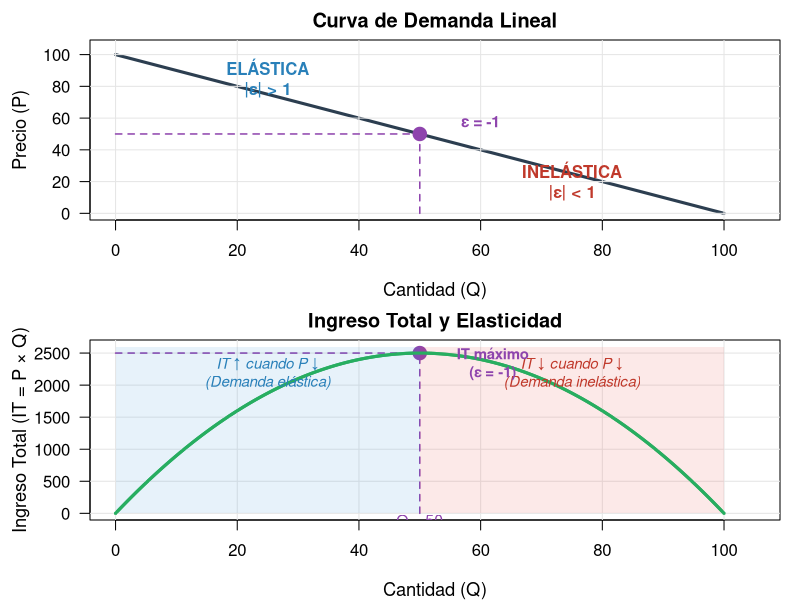

Recreate this plot in R.
# Script R para generar gráfico de Ingreso Total y Elasticidad (Pregunta 39)
# Muestra la relación entre elasticidad e ingreso total

# Definir archivo de salida
output_file <- "images/q39_ingreso_total.png"
dir.create(dirname(output_file), showWarnings = FALSE, recursive = TRUE)

# Abrir dispositivo PNG
png(output_file, width = 7, height = 6, units = "in", res = 300)

# Configurar para dos gráficos verticales
par(mfrow = c(2, 1), mar = c(4, 4.5, 2, 1), family = "sans")

# ============ GRÁFICO 1: Curva de Demanda ============
Q <- seq(0, 100, length.out = 500)
P <- 100 - Q

plot(Q, P, type = "l", lwd = 3, col = "#2C3E50",
     xlim = c(0, 105), ylim = c(0, 105),
     xlab = "Cantidad (Q)", ylab = "Precio (P)",
     main = "Curva de Demanda Lineal",
     cex.lab = 1.1, cex.main = 1.2, las = 1)

grid(col = "gray90", lty = 1)

# Marcar punto de elasticidad unitaria
Q_unit <- 50
P_unit <- 50
points(Q_unit, P_unit, pch = 19, cex = 1.8, col = "#8E44AD")
segments(Q_unit, 0, Q_unit, P_unit, lty = 2, col = "#8E44AD", lwd = 1.5)
segments(0, P_unit, Q_unit, P_unit, lty = 2, col = "#8E44AD", lwd = 1.5)

# Etiquetas de regiones
text(25, 85, "ELÁSTICA\n|ε| > 1", cex = 1, font = 2, col = "#2980B9")
text(75, 20, "INELÁSTICA\n|ε| < 1", cex = 1, font = 2, col = "#C0392B")
text(Q_unit + 10, P_unit + 8, "ε = -1", cex = 0.95, font = 2, col = "#8E44AD")

# ============ GRÁFICO 2: Ingreso Total ============
# IT = P × Q = (100 - Q) × Q = 100Q - Q²
IT <- (100 - Q) * Q

plot(Q, IT, type = "l", lwd = 3, col = "#27AE60",
     xlim = c(0, 105), ylim = c(0, 2600),
     xlab = "Cantidad (Q)", ylab = "Ingreso Total (IT = P × Q)",
     main = "Ingreso Total y Elasticidad",
     cex.lab = 1.1, cex.main = 1.2, las = 1)

grid(col = "gray90", lty = 1)

# Marcar el máximo (donde ε = -1)
IT_max <- max(IT)
points(Q_unit, IT_max, pch = 19, cex = 1.8, col = "#8E44AD")
segments(Q_unit, 0, Q_unit, IT_max, lty = 2, col = "#8E44AD", lwd = 1.5)
segments(0, IT_max, Q_unit, IT_max, lty = 2, col = "#8E44AD", lwd = 1.5)

# Sombrear regiones
polygon(c(0, 0, Q_unit, Q_unit),
        c(0, 2600, 2600, 0),
        col = rgb(52, 152, 219, alpha = 30, maxColorValue = 255),
        border = NA)

polygon(c(Q_unit, Q_unit, 100, 100),
        c(0, 2600, 2600, 0),
        col = rgb(231, 76, 60, alpha = 30, maxColorValue = 255),
        border = NA)

# Redibujar curva IT
lines(Q, IT, lwd = 3, col = "#27AE60")

# Anotaciones
text(25, 2200, "IT ↑ cuando P ↓\n(Demanda elástica)", 
     cex = 0.9, font = 3, col = "#2980B9")
text(75, 2200, "IT ↓ cuando P ↓\n(Demanda inelástica)", 
     cex = 0.9, font = 3, col = "#C0392B")
text(Q_unit + 12, IT_max - 150, "IT máximo\n(ε = -1)", 
     cex = 0.9, font = 2, col = "#8E44AD")

# Etiquetas de valores
text(Q_unit, -120, sprintf("Q = %.0f", Q_unit), cex = 0.95, col = "#8E44AD")
text(-8, IT_max, sprintf("%.0f", IT_max), cex = 0.95, col = "#8E44AD", srt = 0)

# Cerrar dispositivo
dev.off()

cat("✓ Gráfico de ingreso total guardado en:", output_file, "\n")
